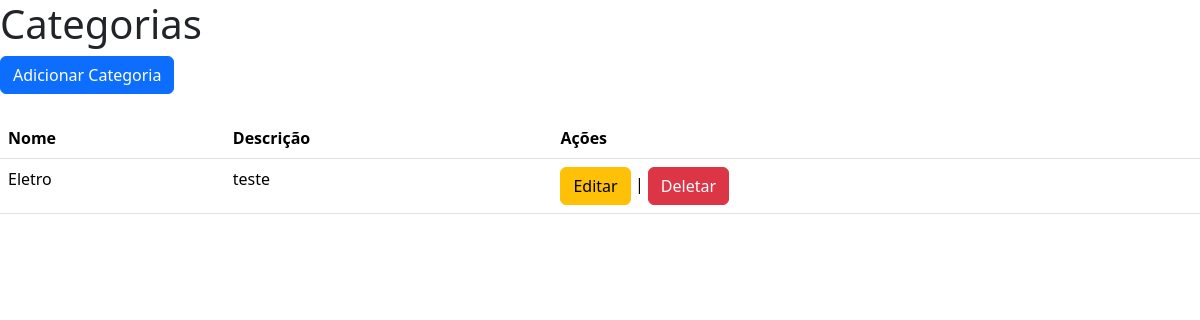
Page /categoria/ on the earlier database version.
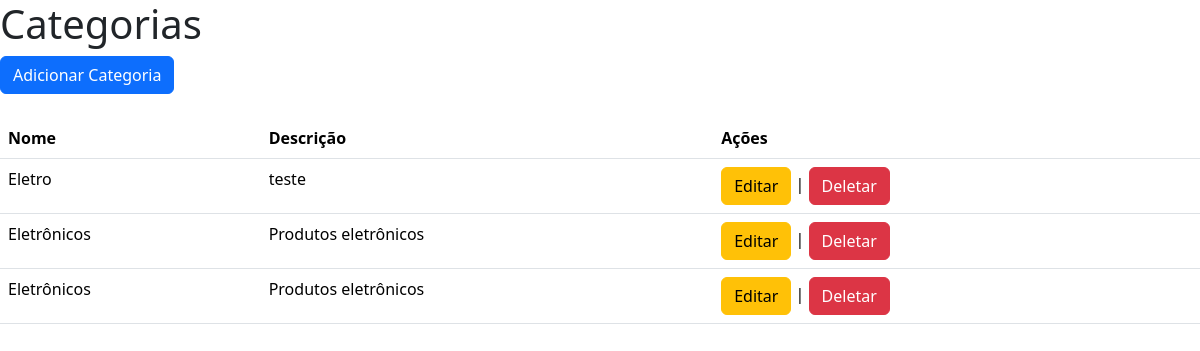
Same page on the later database version.
### estoque/models.py (models this page shows, shortened)
class Categoria(models.Model):
    id_categoria = models.AutoField(primary_key=True)
    nome = models.CharField(max_length=250)
    descricao = models.CharField(max_length=255)

### estoque/views.py (the view)
# urls.py: path('categoria/', views.listar_categorias, name='listar_categorias'),
def listar_categorias(request):
    categorias = Categoria.objects.all()
    return render(request, 'categoria/listar_categorias.html', {'categorias': categorias})

### estoque/templates/categoria/listar_categorias.html (shortened to what this page needs)
<!DOCTYPE html>
<html lang="pt-br">
<head>
  <link href="https://cdn.jsdelivr.net/npm/bootstrap@5.3.3/dist/css/bootstrap.min.css" rel="stylesheet"
>
</head>
<body>
  <h1>Categorias</h1>
  <a href="{% url 'adicionar_categoria' %}" class="btn btn-primary">Adicionar Categoria</a><br><br>
  <table class="table">
    <thead>
      <tr>
        <th>Nome</th>
        <th>Descrição</th>
        <th>Ações</th>
      </tr>
    </thead>
    <tbody>
      {% for categoria in categorias %}
      <tr>
        <td>{{ categoria.nome }}</td>
        <td>{{ categoria.descricao }}</td>
        <td>
          <a href="{% url 'editar_categoria' categoria.id_categoria %}" class="btn btn-warning">Editar</a> |
<a href="{% url 'deletar_categoria' categoria.id_categoria %}" class="btn btn-danger">Deletar</a>
        </td>
      </tr>
      {% endfor %}
    </tbody>
  </table>
</body>
</html>

Differences in the rows shown:
added Categoria: nome "Eletrônicos", descricao "Produtos eletrônicos"
added Categoria: nome "Eletrônicos", descricao "Produtos eletrônicos"
